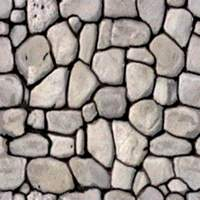
#> input picture 3_Texture Quilting/rock_wall.jpg, 200 x 200 px
$ jupyter execute 3_quilting.ipynb   (shell and % lines are left out)
#> lines starting #> are read from the running program, lines starting #| are printed output that depends on the picture
# Texture Quilting

In this assignment, you will develop code to stitch together image patches sampled from an input texture in order to synthesize new texture images. You can download the test image used to generate the example above from assignment folder Canvas.

You should start by reading through the whole assignment, looking at the provided code in detail to make sure you understand what it does. The main fucntion ***quilt_demo*** appears at the end. You will need to write several subroutines in order for it to function properly.

---

***Name: Yuerong Zhang***

***SID: 40366113***

---
# 1. Shortest Path [25 pts]

Write a function ***shortest_path*** that takes an 2D array of ***costs***, of shape HxW, as input and finds the *shortest vertical path* from top to bottom through the array. A vertical path is specified by a single horizontal location for each row of the H rows. Locations in successive rows should not differ by more than 1 so that at each step the path either goes straight or moves at most one pixel to the left or right. The cost is the sum of the costs of each entry the path traverses. Your function should return an length H vector that contains the index of the path location (values in the range 0..W-1) for each of the H rows.

You should solve the problem by implementing the dynamic programming algorithm described in class. You will have a for-loop over the rows of the "cost-to-go" array (M in the slides), computing the cost of the shortest path up to that row using the recursive formula that depends on the costs-to-go for the previous row. Once you have get to the last row, you can then find the smallest total cost. To find the path which actually has this smallest cost, you will need to do  backtracking. The easiest way to do this is to also store the index of whichever minimum was selected at each location. These indices will also be an HxW array. You can then backtrack through these indices, reading out the path.

Finally, you should create at least three test cases by hand where you know the shortest path and see that the code gives the correct answer.

In your implementation you will need to have a *for-loop* over the rows of the cost matrix since the computation has to be carried out in a squential order.  However, the computation for each row can be done in a vectorized manner without an explicit loop  (e.g., my implementation used the **numpy** operations  **concatenate,stack,min,argmin**). If you get stuck I recommend first implementing a version with nested loops to make sure you get the algorithm correct and then go back and see how to "vectorize" it.

[cell 1]
#modules used in your code
import numpy as np
import matplotlib.pyplot as plt

[cell 2]
def shortest_path(costs):
    """
    This function takes an array of costs and finds a shortest path from the
    top to the bottom of the array which minimizes the total costs along the
    path. The path should not shift more than 1 location left or right between
    successive rows.

    In other words, the returned path is one that minimizes the total cost:

        total_cost = costs[0,path[0]] + costs[1,path[1]] + costs[2,path[2]] + ...

    subject to the constraint that:

        abs(path[i]-path[i+1])<=1

    Parameters
    ----------
    costs : 2D float array of shape HxW
         An array of cost values with W>=3

    Returns
    -------
    path : 1D array of length H
        indices of a vertical path.  path[i] contains the column index of
        the path for each row i.
    """

    nrows = costs.shape[0]
    ncols = costs.shape[1]

    # to keep the implementation simple, we will refuse to handle
    # the boundary case where the cost array is very narrow.
    assert(ncols>=3)

    m = np.empty((nrows,ncols),dtype=float)
    q = np.empty((nrows,ncols),dtype=int)
    path = np.empty(nrows,dtype=int)
    m[0] = costs[0]

    for i in range(1,nrows):
        b = np.array([np.min(m[i-1][:2])])
        c = np.array([np.min(m[i-1][-2:])])
        temp = np.stack((m[i-1][:-2],m[i-1][1:-1],m[i-1][2:])).T
        mins = np.min(temp,axis=1)
        mins = np.concatenate((b,mins,c),axis=0)
        m[i] = costs[i] + mins

        b = np.array([np.argmin(m[i-1][:2])])
        c = np.array([np.argmin(m[i-1][-2:])])
        argmins = np.argmin(temp,axis=1)
        argmins = np.concatenate((b,argmins,c),axis=0)
        q[i] = argmins


    #print(q)
    r = np.argmin(m[nrows-1])
    path[nrows-1] = r
    p = r

    for i in range(nrows-1,0,-1):
        if (p == 0):
            n = q[i][p]
        else:
            n = q[i][p]-1
        p = p + n
        path[i-1] = p


    return path

[cell 3]
#
# Your test code goes here.  Come up with at least 3 test cases by manually
# constructing a cost matrix where you know what the shortest path should be.
#

# One of your tests should be a case where a simple greedy forward search
# (i.e., finding the min in the first row and then repeatedly choosing the
# min of the 3 neighbors below it) fails but your dynamic program finds the
# global optimum.
#

# test 1
costs1 = np.array([[1,0,5,10],[4,9,1,11],[2,5,0,12],[2,5,4,19]])
path1 = shortest_path(costs1)
print("Test 1:")
print(costs1)
print(path1)

# test 2
costs1 = np.array([[0,0,5,10],[4,1,5,0],[0,1,0,6],[3,2,4,5]])
path1 = shortest_path(costs1)
print("\nTest 2:")
print(costs1)
print(path1)

# test 3: a simple greedy forward search fails
# but your dynamic program finds the global optimum.
costs3 = np.array([[1,2,0,3],[0,3,2,4],[0,4,2,1],[0,3,3,3]])
path3 = shortest_path(costs3)
print("\nTest 3:")
print(costs3)
print(path3)

# 2. Image Stitching: [25 pts]

Write a function ***stitch*** that takes two gray-scale images, ***left_image*** and ***right_image*** and a specified ***overlap*** and returns a new output image by stitching them together along a vertical seam where the two images have very similar brightness values. If the input images are of widths ***w1*** and ***w2*** then your stitched result image returned by the function should be of width ***w1+w2-overlap*** and have the same height as the two input images.

You will want to first extract the overlapping strips from the two input images and then compute a cost array given by the absolute value of their difference. You can then use your ***shortest_path*** function to find the seam along which to stitch the images where they differ the least in brightness. Finally you need to generate the output image by using pixels from the left image on the left side of the seam and from the right image on the right side of the seam. You may find it easiest to code this by first turning the path into an binary (alpha) mask for each image and then using the standard blending approach we used in the previous assignment.

[cell 4]
def stitch(left_image, right_image, overlap):
    """
    This function takes a pair of images with a specified overlap and stitches them
    togther by finding a minimal cost seam in the overlap region.

    Parameters
    ----------
    left_image : 2D float array of shape HxW1
        Left image to stitch

    right_image : 2D float array of shape HxW2
        Right image to stitch

    overlap : int
        Width of the overlap zone between left and right image

    Returns
    -------
    stitched : 2D float array of shape Hx(W1+W2-overlap)
        The resulting stitched image
    """
#> called with overlap = 10

    # inputs should be the same height
    assert(left_image.shape[0]==right_image.shape[0])
    assert(overlap>=3)

    # your code here
    a = left_image[:,-overlap:]
    b = right_image[:,0:overlap]
    c = np.abs(a-b)
    seam = shortest_path(c)

    stitched = []

    for i in range(left_image.shape[0]):
        m = seam[i]
        n = overlap - seam[i]
        A = left_image[i][:-n]
        B = right_image[i][m:]
        temp = np.concatenate((A,B))
        stitched.append(temp)

    stitched = np.array(stitched)

    assert(stitched.shape[0]==left_image.shape[0])
    assert(stitched.shape[1]==(left_image.shape[1]+right_image.shape[1]-overlap))

    return stitched

[cell 5]
# a simple test visualization of stitching two random
# tiles which have different overall brightness so we
# can easily see where the seam is

L = np.random.rand(20,20)+1
R = np.random.rand(20,20)+2
S = stitch(L,R,10)
plt.imshow(S)
plt.show()
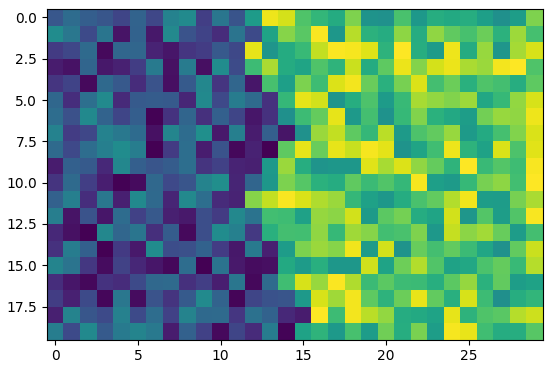
#> figure drawn by matplotlib, 1 panel

# 3. Texture Quilting: [25 pts]

Write a function ***synth_quilt*** that takes as input an array indicating the set of texture tiles to use, an array containing the set of available texture tiles, the ***tilesize*** and ***overlap*** parameters and synthesizes the output texture by stitching together the tiles. ***synth_quilt*** should utilize your stitch function repeatedly. First, for each horizontal row of tiles, construct the stitched row by successively stitching the next tile in the row on to the right side of your row image. Once you have row images for all the rows, you can stitch them together to get the final image. Since your stitch function only works for vertical seams, you will want to transpose the rows, stitch them together, and then transpose the result. You may find it useful to look at the provided code below which simply puts down the tiles with the specified overlap but doesn't do stitching. Your quilting function will return a similar result but with much smoother transitions between the tiles.

[cell 6]
# [75 lines left out: function synth_quilt, not called in this run]

# 4. Texture Synthesis Demo [25pts]

The function provided below ***quilt_demo*** puts together the pieces. It takes a sample texture image and a specified output size and uses the functions you've implemented previously to synthesize a new texture sample.

You should write some additional code in the cells that follow to in order demonstrate the final result and experiment with the algorithm parameters in order to produce a compelling visual result and write explanations of what you discovered.

Test your code on the provided image *rock_wall.jpg*. There are three parameters of the algorithm. The *tilesize*, *overlap* and *K*. In the provided ***texture_demo*** code below, these have been set at some default values. Include in your demo below images of three example texture outputs when you: (1) increase the tile size, (2) decrease the overlap, and (3) increase the value for K. For each result explain how it differs from the default setting of the parameters and why.

Test your code on two other texture source images of your choice. You can use images from the web or take a picture of a texture yourself. You may need to resize or crop your input image to make sure that the ***tiledb*** is not overly large. You will also likely need to modify the ***tilesize*** and ***overlap*** parameters depending on your choice of texture. Once you have found good settings for these parameters, synthesize a nice output texture. Make sure you display both the image of the input sample and the output synthesis for your two other example textures in your submitted pdf.

[cell 7]
#skimage is only needed for sample tiles code provided below
#you should not use it elsewhere in your own code
import skimage as ski

def sample_tiles(image,tilesize,randomize=True):
    """
    This function generates a library of tiles of a specified size from a given source image

    Parameters
    ----------
    image : float array of shape HxW
        Input image

    tilesize : (int,int)
        Dimensions of the tiles in pixels


    Returns
    -------
    tiles : float array of shape  numtiles x numpixels
        The library of tiles stored as vectors where npixels is the
        product of the tile height and width
    """

    tiles = ski.util.view_as_windows(image,tilesize)
    ntiles = tiles.shape[0]*tiles.shape[1]
    npix = tiles.shape[2]*tiles.shape[3]
    assert(npix==tilesize[0]*tilesize[1])

    #print("library has ntiles = ",ntiles,"each with npix = ",npix)

    tiles = tiles.reshape((ntiles,npix))

    # randomize tile order
    if randomize:
        tiles = tiles[np.random.permutation(ntiles),:]

    return tiles


def topkmatch(tilestrip,dbstrips,k):
    """
    This function finds the top k candidate matches in dbstrips that
    are most similar to the provided tile strip.

    Parameters
    ----------
    tilestrip : 1D float array of length npixels
        Grayscale values of the query strip

    dbstrips : 2D float array of size npixels x numtiles
        Array containing brightness values of numtiles strips in the database
        to match to the npixels brightness values in tilestrip

    k : int
        Number of top candidate matches to sample from

    Returns
    -------
    matches : list of ints of length k
        The indices of the k top matching tiles
    """
    assert(k>0)
    assert(dbstrips.shape[0]>k)
    error = (dbstrips-tilestrip)
    ssd = np.sum(error*error,axis=1)
    ind = np.argsort(ssd)
    matches = ind[0:k]
    return matches


def quilt_demo(sample_image, ntilesout=(10,20), tilesize=(30,30), overlap=5, k=5):
    """
    This function takes an image and quilting parameters and synthesizes a
    new texture image by stitching together sampled tiles from the source image.


    Parameters
    ----------
    sample_image : 2D float array
        Grayscale image containing sample texture

    ntilesout : list of int
        Dimensions of output in tiles,  e.g. (3,4)

    tilesize : int
        Size of the square tile in pixels

    overlap : int
        Amount of overlap between tiles

    k : int
        Number of top candidate matches to sample from

    Returns
    -------
    img : list of int of length K
        The resulting synthesized texture of size
    """

    # generate database of tiles from sample
    tiledb = sample_tiles(sample_image,tilesize)
    # number of tiles in the database
    nsampletiles = tiledb.shape[0]

    if (nsampletiles<k):
        print("Error: tile database is not big enough!")

    # generate indices of the different tile strips so we can easily
    # extract the left, right, top or bottom overlap strip from a tile
    i,j = np.mgrid[0:tilesize[0],0:tilesize[1]]
    top_ind = np.ravel_multi_index(np.where(i<overlap),tilesize)
    bottom_ind = np.ravel_multi_index(np.where(i>=tilesize[0]-overlap),tilesize)
    left_ind = np.ravel_multi_index(np.where(j<overlap),tilesize)
    right_ind = np.ravel_multi_index(np.where(j>=tilesize[1]-overlap),tilesize)

    # initialize an array to store which tile will be placed
    # in each location in the output image
    tile_map = np.zeros(ntilesout,'int')

    #print('row:')
    for i in range(ntilesout[0]):
        #print(i)
        for j in range(ntilesout[1]):

            if (i==0)&(j==0):                  # first row first tile
                matches = np.zeros(k) #range(nsampletiles)

            elif (i==0):                       # first row (but not first tile)
                left_tile = tile_map[i,j-1]
                tilestrip = tiledb[left_tile,right_ind]
                dbstrips = tiledb[:,left_ind]
                matches = topkmatch(tilestrip,dbstrips,k)

            elif (j==0):                       # first column (but not first row)
                above_tile = tile_map[i-1,j]
                tilestrip = tiledb[above_tile,bottom_ind]
                dbstrips = tiledb[:,top_ind]
                matches = topkmatch(tilestrip,dbstrips,k)

            else:                              # neigbors above and to the left
                left_tile = tile_map[i,j-1]
                tilestrip_1 = tiledb[left_tile,right_ind]
                dbstrips_1 = tiledb[:,left_ind]
                above_tile = tile_map[i-1,j]
                tilestrip_2 = tiledb[above_tile,bottom_ind]
                dbstrips_2 = tiledb[:,top_ind]
                # concatenate the two strips
                tilestrip = np.concatenate((tilestrip_1,tilestrip_2))
                dbstrips = np.concatenate((dbstrips_1,dbstrips_2),axis=1)
                matches = topkmatch(tilestrip,dbstrips,k)

            #choose one of the k matches at random
            tile_map[i,j] = matches[np.random.randint(0,k)]

    output = synth_quilt(tile_map,tiledb,tilesize,overlap)

    return output

[cell 8]
# load in rock_wall.jpg
# run and display results for quilt_demo with
#
# (0) default parameters
# (1) increased tile size
# (2) decrease the overlap
# (3) increase the value for K.

# (0) default parameters
print("(0) default parameters:")
I = plt.imread('rock_wall.jpg')
#> I is the input picture: shape (200, 200, 3); mean R, G, B 153.4, 144.6, 139.7
I = np.average(I, axis=-1)
#> I: shape (200, 200) float64
result = quilt_demo(I, ntilesout=(10,20), tilesize=(30,30), overlap=5, k=5)
plt.imshow(result,cmap=plt.cm.gray)
plt.show()
